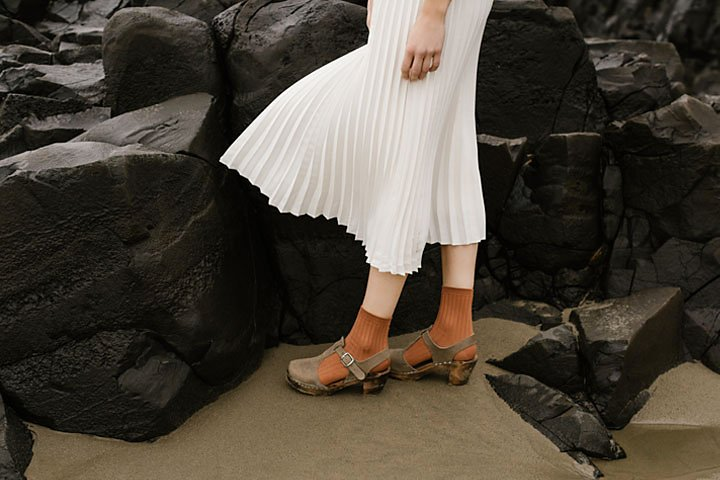
#> input picture Q3.jpg, 720 x 480 px
$ python q3.py
#> lines starting #> are read from the running program, lines starting #| are printed output that depends on the picture
import cv2 as cv
import numpy as np
import matplotlib.pyplot as plt

def gammaCorrection(src, gamma):
    invGamma = 1 / gamma

    table = [((i / 255) ** invGamma) * 255 for i in range(256)]
    table = np.array(table, np.uint8)

    return cv.LUT(src, table)


Or_img = cv.imread('Q3.jpg',cv.IMREAD_COLOR)
#> Or_img is the input picture: shape (480, 720, 3); mean B, G, R 58.1, 68.6, 75.7
img = cv.cvtColor(Or_img,cv.COLOR_BGR2Lab)
#> img: shape (480, 720, 3); mean of channels 0, 1, 2 71.3, 129.1, 135
L,a,b = cv.split(img)
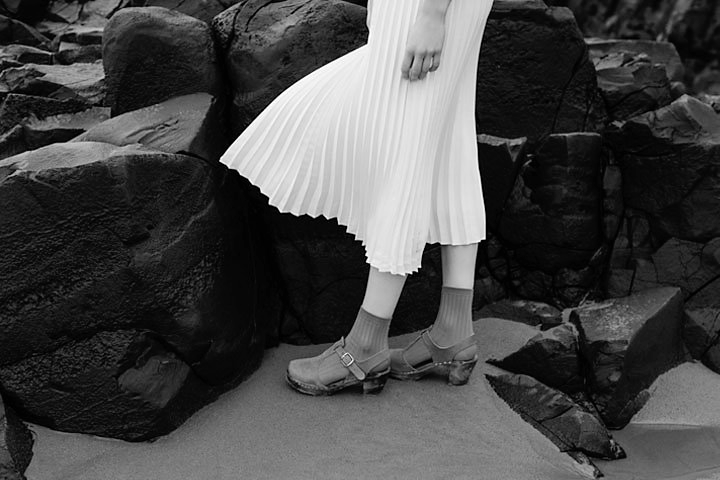
#> L: shape (480, 720); min 0, max 255, mean 71.3
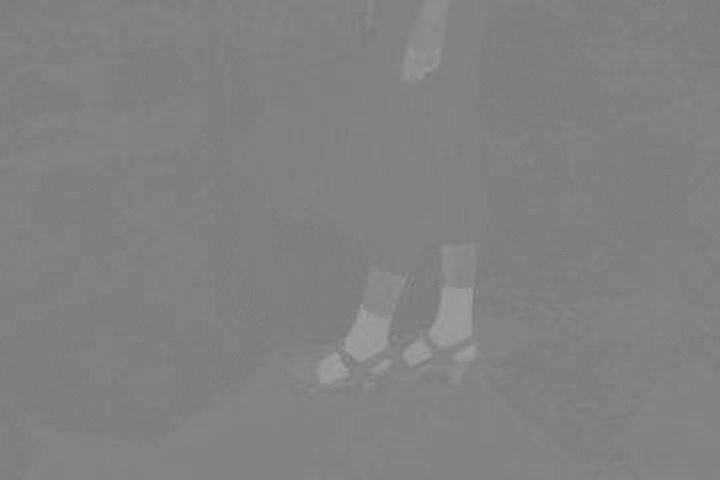
#> a: shape (480, 720); min 119, max 160, mean 129.1
'''cv.imshow("L",L)
cv.imshow("a",a)
cv.imshow("b",b)
cv.waitKey(0)'''

L_new = gammaCorrection(L, 2.2)
#> in gammaCorrection, `return cv.LUT(src, table)`:
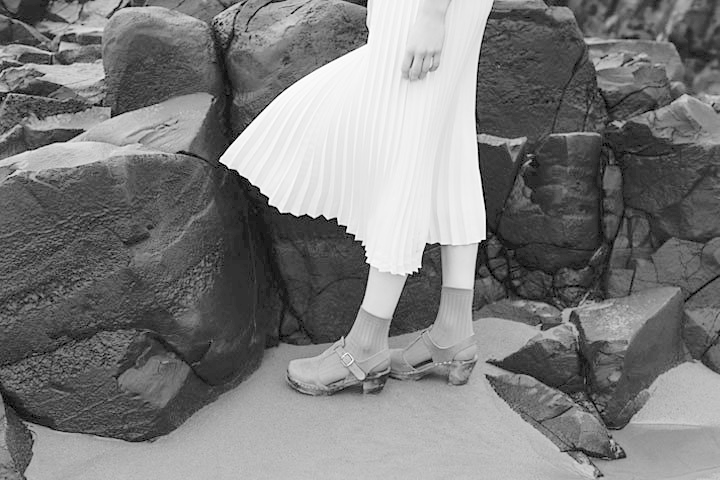
#> returned value: shape (480, 720); min 0, max 255, mean 124.3
gammaImg = cv.merge([L_new,a,b])
#> gammaImg: shape (480, 720, 3); mean of channels 0, 1, 2 124.3, 129.1, 135
fin_img = cv.cvtColor(gammaImg,cv.COLOR_Lab2BGR)
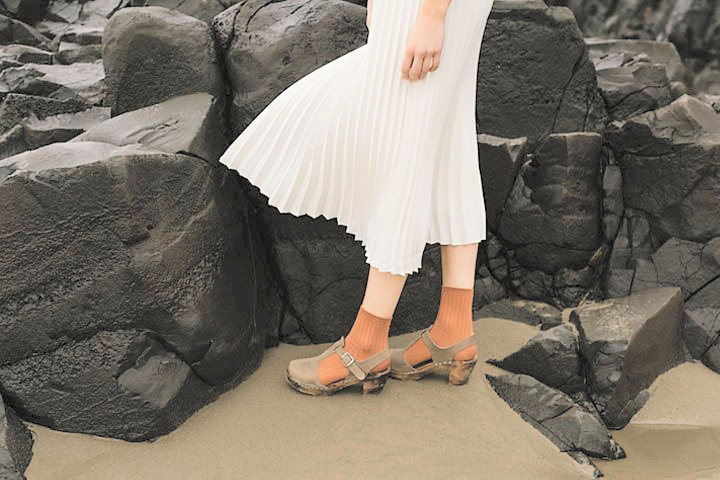
#> fin_img: shape (480, 720, 3); mean B, G, R 106.6, 117.6, 125.5

cv.imshow('Original image', Or_img)
cv.imshow('Gamma corrected image', fin_img)
cv.waitKey(0)
cv.destroyAllWindows()

figure, axis = plt.subplots(1, 2)

for i in range(3):
    hist = cv.calcHist([img], [i], None, [256], [0, 256])
    axis[0].plot(hist)
    axis[0].set_title("Original Image")
    plt.xlim([0, 256])

for i in range(3):
    hist = cv.calcHist([gammaImg], [i], None, [256], [0, 256])
    axis[1].plot(hist)
    axis[1].set_title("Gamma Corrected Image")
    plt.xlim([0, 256])

plt.show()
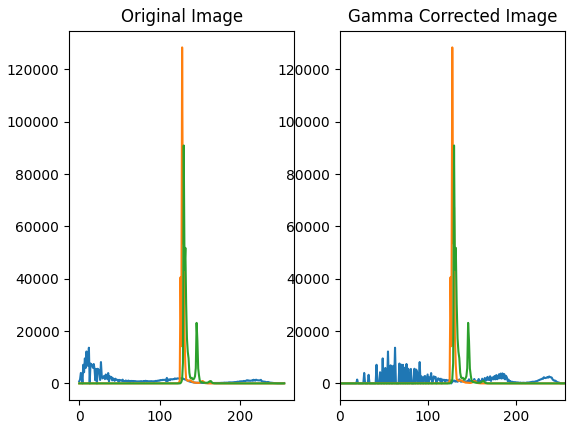
#> figure drawn by matplotlib, 2 panels; panel 1: curve peaks at x = 12, y = 13634; panel 1: curve peaks at x = 128, y = 128418; panel 1: curve peaks at x = 130, y = 90934; panel 2: curve peaks at x = 63, y = 13634

$ run again, with emma.jpg copied over Q3.jpg
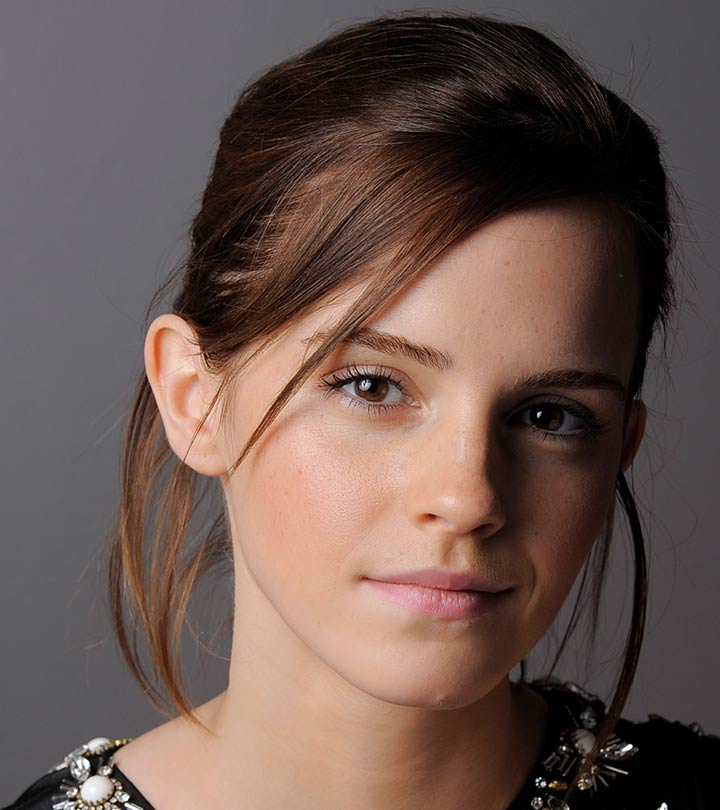
#> input picture emma.jpg, 720 x 810 px
#> Or_img is the input picture: shape (810, 720, 3); mean B, G, R 80.1, 87.4, 106.8
#> img: shape (810, 720, 3); mean of channels 0, 1, 2 97, 134.8, 135.1
#> gammaImg: shape (810, 720, 3); mean of channels 0, 1, 2 151.6, 134.8, 135.1
#> `fin_img = cv.cvtColor(gammaImg,cv.COLOR_Lab2BGR)`:
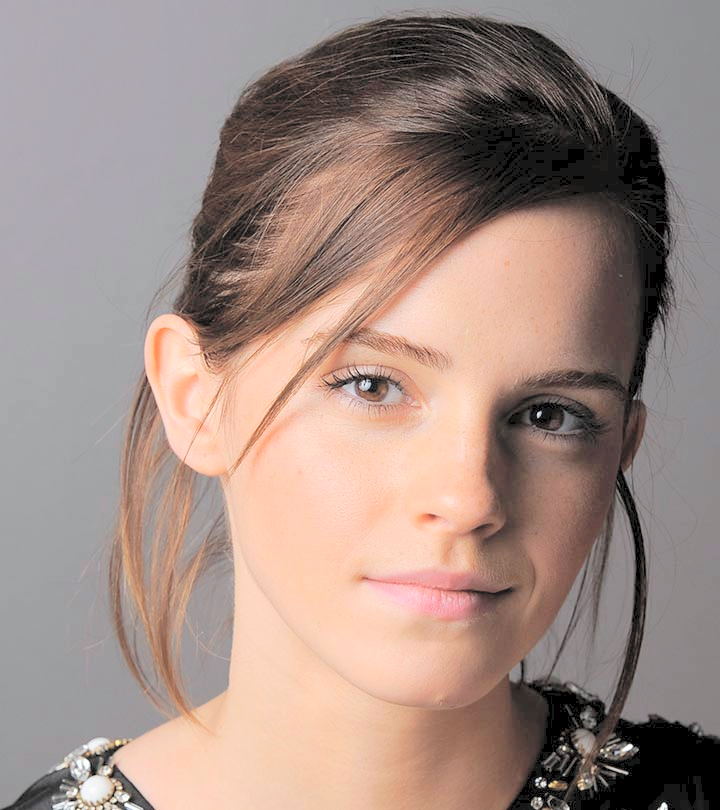
#> fin_img: shape (810, 720, 3); mean B, G, R 133, 140.8, 161.6
#> `plt.show()`:
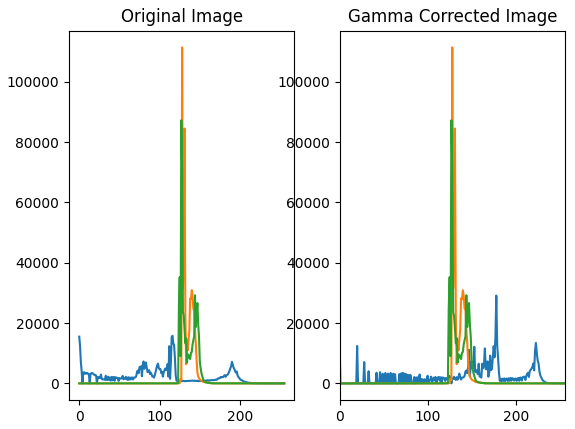
#> figure drawn by matplotlib, 2 panels; panel 1: curve peaks at x = 116, y = 15795; panel 1: curve peaks at x = 128, y = 111415; panel 1: curve peaks at x = 127, y = 87245; panel 2: curve peaks at x = 178, y = 29110

$ run again, with Brain.png saved as Q3.jpg
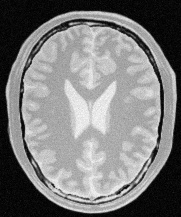
#> input picture Brain.png, 181 x 217 px
#> Or_img is the input picture: shape (217, 181, 3); min 0, max 251, mean 123.7
#> img: shape (217, 181, 3); mean of channels 0, 1, 2 127.7, 128, 128
#> a: shape (217, 181); every value is 128
#> in gammaCorrection, `return cv.LUT(src, table)`:
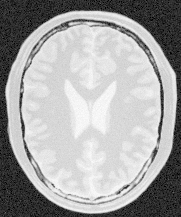
#> returned value: shape (217, 181); min 0, max 253, mean 163.7
#> gammaImg: shape (217, 181, 3); mean of channels 0, 1, 2 163.7, 128, 128
#> `plt.show()`:
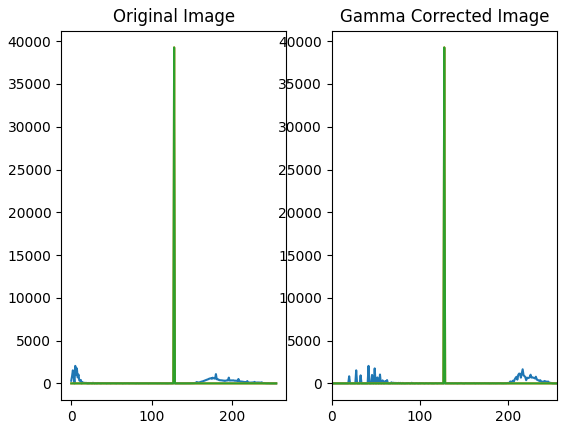
#> figure drawn by matplotlib, 2 panels; panel 1: curve peaks at x = 5, y = 2048; panel 1: curve peaks at x = 128, y = 39277; panel 1: curve peaks at x = 128, y = 39277; panel 2: curve peaks at x = 42, y = 2048
